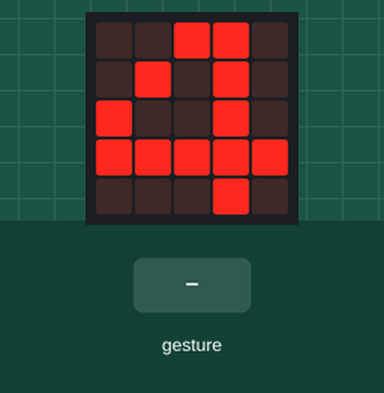
A program run on a simulated BBC micro:bit (MakeCode). Parts: the board's 5×5 LED display. The test bench sets the inputs (shaded band). A tilt is held for 1.5 s and a shake lasts 1 s, then the board lies face up again.

Above: at 1.2 s.
1.3 s: gesture '8g'
At 3.3 s:
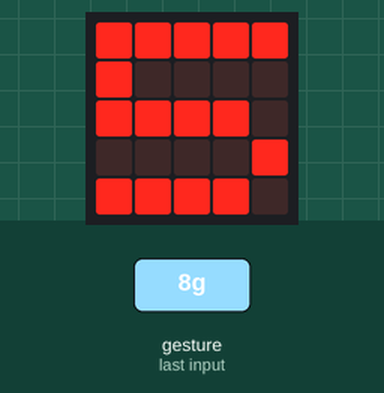
3.5 s: gesture 'tilt right'
At 4.5 s:
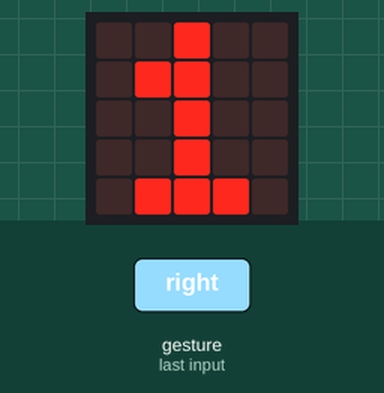
Timing chart, 0 to 6.5 s (numbered marks = the images above; inputs shaded):
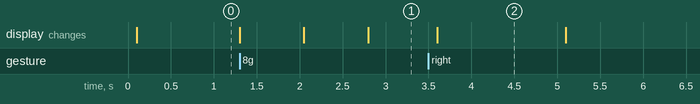

Measured:
- after the input at 1.3 s, the display: first changes at once (image 1 shows a later state)
- after the input at 3.5 s, the display: changes after 0.10 s (image 2)
- what the display in image 2 shows lasts 1.5 s, from 3.6 s to 5.1 s

The program:

main.ts
```typescript
input.onGesture(Gesture.EightG, function () {
    basic.showNumber(5)
})
input.onGesture(Gesture.ScreenUp, function () {
    basic.showNumber(4)
})
input.onGesture(Gesture.TiltRight, function () {
    basic.showNumber(1)
})
input.onGesture(Gesture.SixG, function () {
    basic.showNumber(7)
})
input.onGesture(Gesture.TiltLeft, function () {
    basic.showString("2")
})
input.onGesture(Gesture.ThreeG, function () {
    basic.showNumber(6)
})
input.onGesture(Gesture.LogoDown, function () {
    basic.showNumber(3)
})
```

test.ts
```typescript
// aquí va el archivo "tests"; esto no se compilará cuando este paquete se utilice como una extensión.
```
